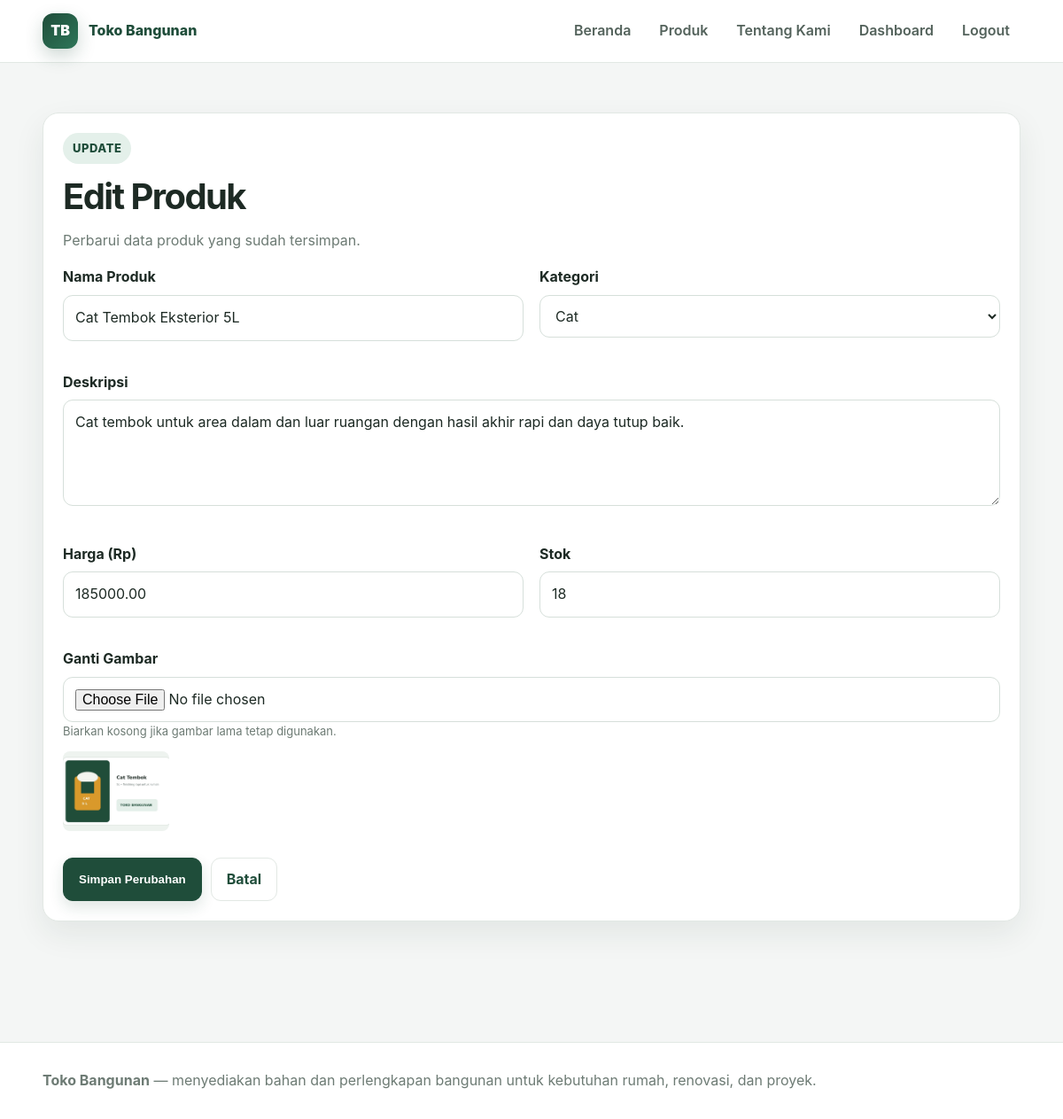
Screenshot of /admin/edit.php?id=2 (signed in) with the database file from the repository.
### tables this page shows
CREATE TABLE produk (
  id INT NOT NULL AUTO_INCREMENT,
  nama VARCHAR(100) NOT NULL,
  kategori VARCHAR(50) NOT NULL,
  deskripsi TEXT NOT NULL,
  harga DECIMAL(12,2) NOT NULL,
  stok INT NOT NULL DEFAULT 0,
  gambar VARCHAR(255) DEFAULT NULL,
  created_at TIMESTAMP NOT NULL DEFAULT CURRENT_TIMESTAMP,
  PRIMARY KEY (id)
);

### admin/edit.php (the view, shortened to what this page needs)
<?php
require_once "../config/database.php";
$id = (int)($_GET['id'] ?? 0);
$stmt = mysqli_prepare($conn, "SELECT * FROM produk WHERE id = ? LIMIT 1"); mysqli_stmt_bind_param($stmt,'i',$id); mysqli_stmt_execute($stmt); $produk=mysqli_fetch_assoc(mysqli_stmt_get_result($stmt));
$categories = ['Semen', 'Cat', 'Besi & Baja', 'Keramik', 'Perkakas', 'Pipa & Sanitasi', 'Kayu'];
$admin_layout = true; $page_title = 'Edit Produk'; include "../includes/header.php";
?>
<section class="section"><div class="container"><div class="card">
    <?php include "../includes/flash.php"; ?><span class="eyebrow">Update</span><h1 style="font-size:40px;">Edit Produk</h1><p class="muted">Perbarui data produk yang sudah tersimpan.</p>
    <form action="proses_produk.php" method="POST" enctype="multipart/form-data">
        <div class="form-grid">
            <div class="field"><label>Nama Produk</label><input type="text" name="nama" maxlength="100" value="<?= htmlspecialchars($produk['nama']); ?>" required></div>
            <div class="field"><label>Kategori</label><select name="kategori" required><?php foreach($categories as $cat): ?><option value="<?= htmlspecialchars($cat); ?>" <?= $produk['kategori']===$cat?'selected':''; ?>><?= htmlspecialchars($cat); ?></option><?php endforeach; ?></select></div>
            <div class="field full"><label>Deskripsi</label><textarea name="deskripsi" maxlength="500" required><?= htmlspecialchars($produk['deskripsi']); ?></textarea></div>
            <div class="field"><label>Harga (Rp)</label><input type="number" name="harga" min="0" step="0.01" value="<?= htmlspecialchars($produk['harga']); ?>" required></div>
            <div class="field"><label>Stok</label><input type="number" name="stok" min="0" value="<?= (int)$produk['stok']; ?>" required></div>
            <div class="field full"><label>Ganti Gambar</label><input type="file" name="gambar" accept=".jpg,.jpeg,.png,.webp"><div class="small muted">Biarkan kosong jika gambar lama tetap digunakan.</div><?php if($produk['gambar']): ?><div style="margin-top:12px;"><img src="../uploads/produk/<?= htmlspecialchars($produk['gambar']); ?>" class="table-thumb" style="width:120px;height:90px;" alt="Gambar saat ini"></div><?php endif; ?></div>
        </div>
        <div class="form-actions"><button type="submit" class="btn">Simpan Perubahan</button><a href="produk.php" class="btn btn-secondary">Batal</a></div>
    </form>
</div></div></section>
<?php include "../includes/footer.php"; ?>

### assets/style.css (style rules this page uses)
:root { --primary: #1f4d3a; --primary-dark: #16382b; --accent: #d99a2b; --accent-dark: #b87916; --bg: #f4f6f5; --surface: #ffffff; --text: #1d2a24; --muted: #6d7b74; --border: #e2e8e4; --danger: #c94343; --success: #18794e; --shadow: 0 14px 35px rgba(22, 56, 43, .08); }
* { box-sizing: border-box; }
html { scroll-behavior: smooth; }
body { margin: 0; font-family: Inter, "Segoe UI", Arial, sans-serif; background: var(--bg); color: var(--text); line-height: 1.6; }
a { color: inherit; }
.container { width: min(1120px, 92%); margin: 0 auto; }
.eyebrow { display:inline-flex; padding:7px 11px; border-radius:999px; background:#e4f0ea; color:var(--primary); font-size:13px; font-weight:800; letter-spacing:.04em; text-transform:uppercase; }
h1 { font-size: clamp(34px, 5vw, 58px); line-height:1.05; margin:16px 0; letter-spacing:-.04em; }
.section { padding:56px 0; }
.muted { color:var(--muted); }
.btn { display:inline-flex; align-items:center; justify-content:center; gap:7px; padding:11px 17px; border-radius:11px; background:var(--primary); color:#fff; text-decoration:none; border:1px solid var(--primary); cursor:pointer; font-weight:700; transition:.18s ease; box-shadow:0 7px 16px rgba(31,77,58,.14); }
.btn-secondary { background:#fff; color:var(--primary); border-color:var(--border); box-shadow:none; }
.card { background:var(--surface); border:1px solid var(--border); border-radius:18px; padding:22px; margin-bottom:20px; box-shadow:var(--shadow); }
.form-grid { display:grid; grid-template-columns:1fr 1fr; gap:18px; }
.field { margin-bottom:16px; }
.field.full { grid-column:1 / -1; }
label { display:block; font-weight:750; margin-bottom:7px; }
input, textarea, select { width:100%; padding:12px 13px; border:1px solid #d6dfda; border-radius:11px; background:#fff; color:var(--text); font:inherit; outline:none; transition:.15s; }
textarea { resize:vertical; min-height:120px; }
.form-actions { display:flex; gap:10px; flex-wrap:wrap; margin-top:6px; }
.table-thumb { width:58px; height:48px; object-fit:cover; border-radius:8px; }
.small { font-size:13px; }

### rows the page displays
produk: nama "Cat Tembok Eksterior 5L", kategori "Cat", deskripsi "Cat tembok untuk area dalam dan luar ruangan dengan hasil akhir rapi dan daya tutup baik.", harga "185000.00", stok "18", gambar (picture)
